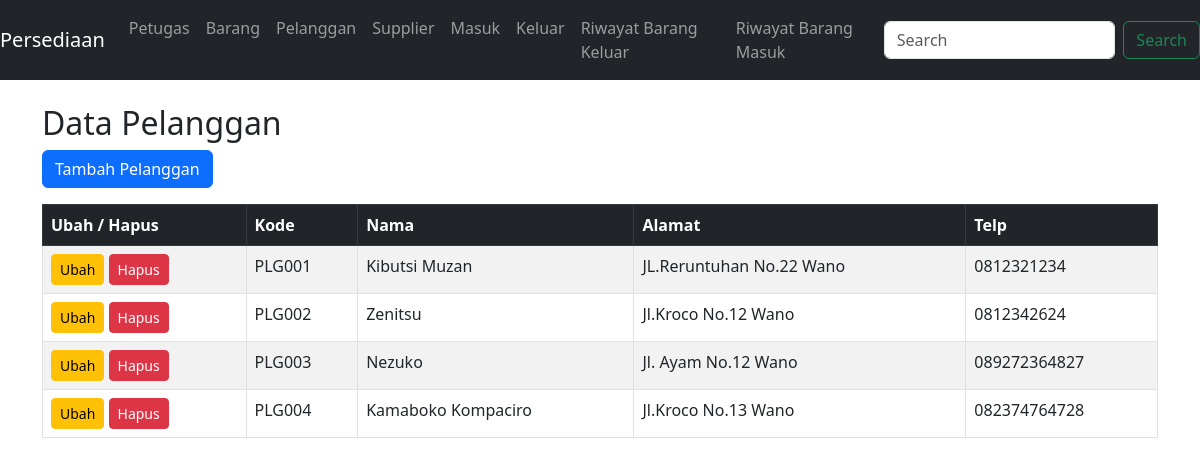
The app's page /pelanggan.php with its own data.
### tables this page shows
CREATE TABLE `tb_pelanggan` (
  `kode_pelanggan` varchar(50) NOT NULL,
  `nama` varchar(250) DEFAULT NULL,
  `alamat` varchar(250) DEFAULT NULL,
  `telp` varchar(25) DEFAULT NULL
);

### pelanggan.php (the view, shortened to what this page needs)
<?php
require_once('koneksi.php');
$query_sql = "SELECT * FROM tb_pelanggan";
$sql = mysqli_query($koneksi, $query_sql) or die(mysqli_error($koneksi));
$totaldata = mysqli_num_rows($sql);
$data = mysqli_fetch_assoc($sql);
?>
<!DOCTYPE html>
<html lang="en">
<head>
    <link href="https://cdn.jsdelivr.net/npm/bootstrap@5.3.0/dist/css/bootstrap.min.css" rel="stylesheet">
</head>
<body>
    <?php require_once('menu.php'); ?>
    <div class="container my-4">
        <h2>Data Pelanggan</h2>
        <a href="pelanggantambah.php" class="btn btn-primary mb-3">
            Tambah Pelanggan <i class="bi bi-plus"></i>
        </a>
        <table class="table table-striped table-bordered table-hover">
            <thead class="table-dark">
                <tr>
                    <th>Ubah / Hapus</th>
                    <th>Kode</th>
                    <th>Nama</th>
                    <th>Alamat</th>
                    <th>Telp</th>
                </tr>
            </thead>
            <tbody>
    <?php
    if ($totaldata == 0) {
        echo '<tr><td colspan="5" class="text-center">Data kosong.</td></tr>';
    } else {
        do {
    ?>
        <tr>
            <td>
                <a href="pelangganedit.php?id=<?php echo $data['kode_pelanggan']; ?>" class="btn btn-warning btn-sm">Ubah</a>
                <a href="pelangganhapus.php?id=<?php echo $data['kode_pelanggan']; ?>" class="btn btn-danger btn-sm" onclick="return confirm('Yakin ingin menghapus data ini?');">Hapus</a>
            </td>
            <td><?php echo $data['kode_pelanggan']; ?></td>
            <td><?php echo $data['nama']; ?></td>
            <td><?php echo $data['alamat']; ?></td>
            <td><?php echo $data['telp']; ?></td>
        </tr>
    <?php
        } while ($data = mysqli_fetch_assoc($sql));
    }
    ?>
            </tbody>
        </table>
    </div>
</body>
</html>

### records on screen
tb_pelanggan: kode_pelanggan "PLG001", nama "Kibutsi Muzan", alamat "JL.Reruntuhan No.22 Wano", telp "0812321234"
tb_pelanggan: kode_pelanggan "PLG002", nama "Zenitsu", alamat "Jl.Kroco No.12 Wano", telp "0812342624"
tb_pelanggan: kode_pelanggan "PLG003", nama "Nezuko", alamat "Jl. Ayam No.12 Wano", telp "089272364827"
tb_pelanggan: kode_pelanggan "PLG004", nama "Kamaboko Kompaciro", alamat "Jl.Kroco No.13 Wano", telp "082374764728"
